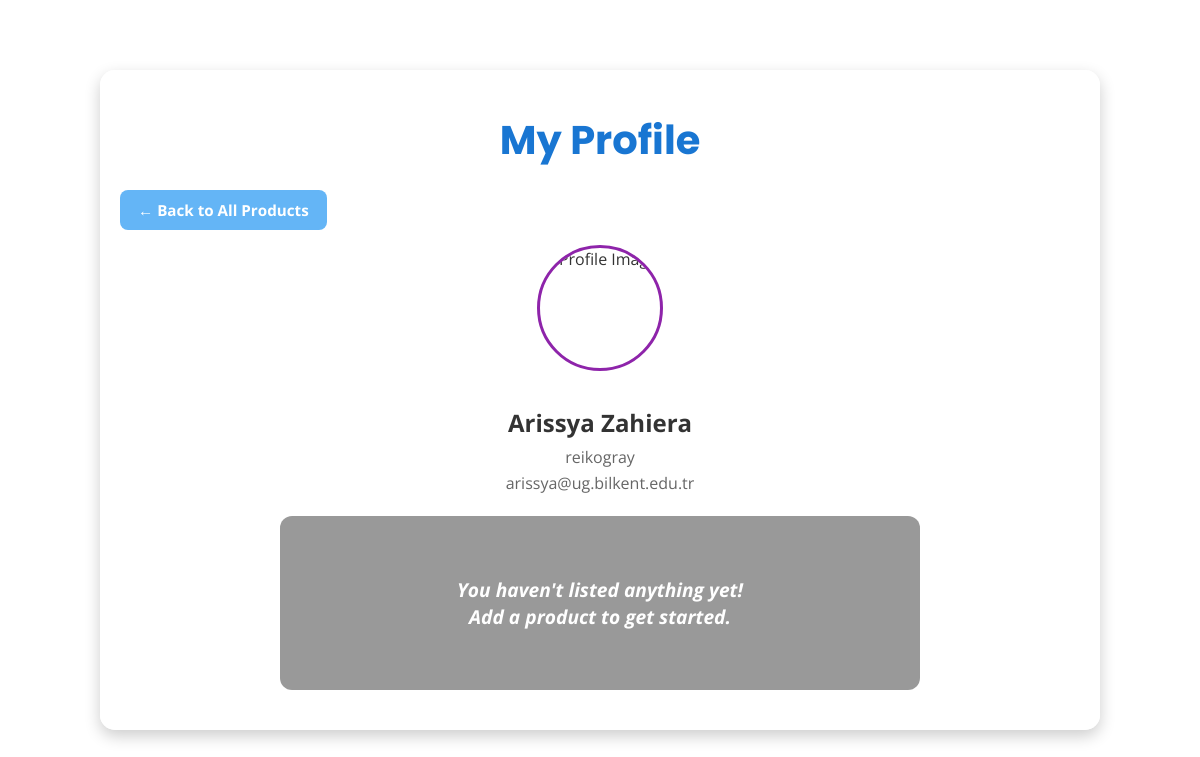
The page /profile (signed in) on the database its author committed.
### models.py (models this page shows, shortened)
class User(db.Model, UserMixin):
    id = db.Column(db.Integer, primary_key=True)
    full_name = db.Column(db.String(150), nullable=False)
    username = db.Column(db.String(50), nullable=False)
    email = db.Column(db.String(100), unique=True, nullable=False)
    password = db.Column(db.String(100), nullable=False)
    is_admin = db.Column(db.Boolean, default=False) #admin account
    products = db.relationship('Product', back_populates='seller')
    sent_messages = db.relationship('Message', foreign_keys='Message.sender_id', backref='sender', lazy=True)
    received_messages = db.relationship('Message', foreign_keys='Message.receiver_id', backref='receiver', lazy=True)
    cart_items = db.relationship('CartItem', backref='user', lazy=True)

### app.py (the view)
@app.route('/profile')
@login_required
def profile():
    user_products = Product.query.filter_by(user_id=current_user.id).all()
    return render_template('profile.html', products=user_products)

### app.py (called while the page is built)
@login_manager.user_loader
def load_user(user_id):
    return User.query.get(int(user_id))

@app.context_processor
def inject_cart_count():
    if current_user.is_authenticated:
        count = CartItem.query.filter_by(user_id=current_user.id).count()
        return dict(cart_count=count)
    return dict(cart_count=0)

### templates/profile.html (shortened to what this page needs)
<!DOCTYPE html>
<html lang="en">
<head>
</head>
<body>
  <div class="container">
    <h1>My Profile</h1>
    <div class="back-link-top">
      <a href="{{ url_for('home') }}" class="back-button">← Back to All Products</a>
    </div>
    <div class="profile-info">
      <img src="{{ url_for('static', filename='uploads/default-avatar.jpg') }}" alt="Profile Image">
      <h2>{{ current_user.full_name }}</h2>
      <p>{{ current_user.username }}</p>
      <p>{{ current_user.email }}</p>
    </div>
    {% if products %}
      <div class="listing-container">
        {% for product in products %}
          <div class="card">
            <a href="{{ url_for('orders_for_product', product_id=product.id) }}" style="text-decoration: none;">
              {% if product.image_filename %}
                <img src="{{ url_for('static', filename='uploads/' ~ product.image_filename) }}" alt="{{ product.title }}">
              {% else %}
                <img src="{{ url_for('static', filename='uploads/default.jpg') }}" alt="No image">
              {% endif %}
            </a>
            <div class="card-content">
              <div class="card-title">{{ product.title }}</div>
              <div class="card-desc">{{ product.description }}</div>
              {% if product.sold %}
                <div class="sold-info">
                  Sold
                  {% if product.buyer %}
                    <small>to {{ product.buyer.username }}</small>
                  {% endif %}
                </div>
              {% endif %}
              <div class="btn-group">
                {% if not product.sold %}
                  <form action="{{ url_for('delete_product', product_id=product.id) }}" method="POST">
                    <button class="delete-btn" type="submit">Delete</button>
                  </form>
                  <a href="{{ url_for('orders_for_product', product_id=product.id) }}">
                    <button type="button" class="view-orders-btn">View Orders</button>
                  </a>
                {% endif %}
                <form method="POST" action="{{ url_for('toggle_sold', product_id=product.id) }}">
                  <button type="submit" class="toggle-sold-btn">
                    {% if product.sold %}
                      Mark as Available
                    {% else %}
                      Mark as Sold
                    {% endif %}
                  </button>
                </form>
              </div>
            </div>
          </div>
        {% endfor %}
      </div>
    {% else %}
      <div class="empty-state">
        You haven't listed anything yet!<br> Add a product to get started.
      </div>
    {% endif %}
  </div>
</body>
</html>

### rows shown on the page
User: full_name "Arissya Zahiera", username "reikogray", email "arissya@ug.bilkent.edu.tr"
